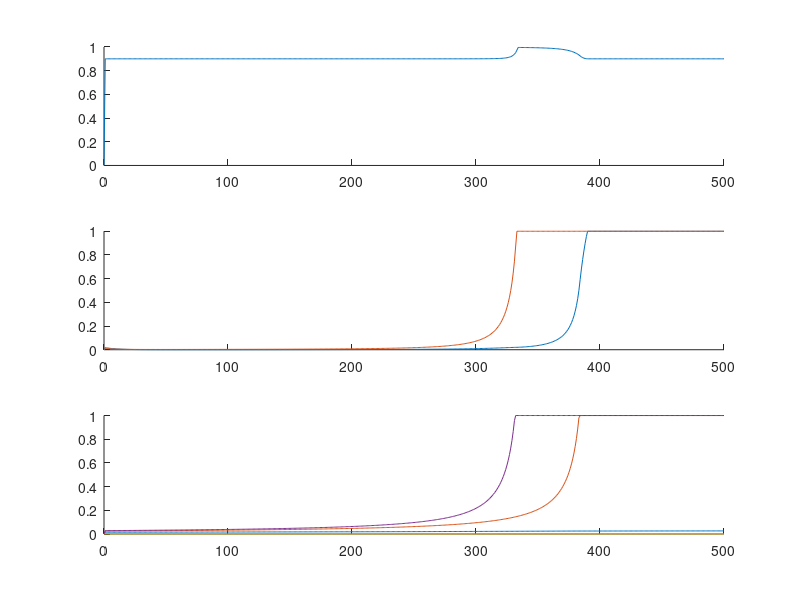

Source code (MATLAB):


% layers
l3 = 0;
l2 = [0 0];
l1 = [0 0 0 0];

l3 = 0.04 * rand();
l2 = 0.04 * rand(1, 2);
l1 = 0.04 * rand(1, 4);

% weights
w3 = 1;
w2 = [1 -1];
w1 = [1 -1 1 -1];

% prior
pr = 0;
%pr = 1;

% sensory input drive
%y0 = [1 0 0 0];
y0 = [0 0 0 0];

% brain state
%a = [1, 0.1, 0.1];   % alpha
%b = [1, 1, 1];       % lambda
a = [0.001, 0.1, 1];
b = [1, 1, 0.1];

% data range
dt = 1;
tau = 1.0;
r = 1:500;

% y
u31 = r;
u21 = r;
u22 = r;
u11 = r;
u12 = r;
u13 = r;
u14 = r;

% b
b31 = r;
b21 = r;
b22 = r;
b11 = r;
b12 = r;
b13 = r;
b14 = r;

% loop for time
for time = r
    % Energy function

    % Layer 1
    w0 = [1 1 1 1];
    Z1 = (y0 .* w0).^2;

    A1 = sum((l1 - Z1).^2);
    B1 = sum((l1 - pr).^2);
    E1 = a(1) * (b(1) * A1 + (1 - b(1)) * B1);


    % Layer 2

    Z2 = zeros(1, 2);
    Z2(1) = (l1(1) * w1(1) + l1(2) * w1(2))^2;
    Z2(2) = (l1(3) * w1(3) + l1(4) * w1(4))^2;

    A2 = sum((l2 - Z2).^2);
    B2 = sum((l2 - pr).^2);
    E2 = a(2) * (b(2) * A2 + (1 - b(2)) * B2);

    % Layer 3

    Z3 = (l2(1) * w2(1) + l2(2) * w2(2))^2;

    A3 = sum((l3 - Z3).^2);
    B3 = sum((l3 - pr).^2);
    E3 = a(3) * (b(3) * A3 + (1 - b(2)) * B3);

    E = [E1 E2 E3];
    %l1
    sum(E)

    %l3 = 

    %dEdZ ?
    %dZdy ?
    %dEdZ 
    %dZdy 

    % n = 6;
    % D = [0:2^n-1]';
    % B = rem(floor(D*pow2(-(n-1):0)),2);

    % dydt in the Energy function [2]

    % l1
    v2 = [0 0];
    v2(1) = w1(1) * l1(1) + w1(2) * l1(2);
    v2(2) = w1(3) * l1(3) + w1(4) * l1(4);
    
    f = l1 - Z1;
    
    % feed back drive
    zz1 = [0 0 0 0];
%     zz1(1) = (l2(1) - Z2(1))  .* v2(1) .* w1(1);
%     zz1(2) = (l2(1) - Z2(1))  .* v2(1) .* w1(2);
%     zz1(3) = (l2(2) - Z2(2))  .* v2(2) .* w1(3);
%     zz1(4) = (l2(2) - Z2(2))  .* v2(2) .* w1(4);
    v1 = l1;
    %v1 = y0;
    beta1 = 1.0 * [1 1 1 1];
    sigma1 = 0.81;
    zz1(1) = v1(1)^2 / (beta1(2) * v1(2)^2 + sigma1);
    zz1(2) = v1(2)^2 / (beta1(1) * v1(1)^2 + sigma1);
    zz1(3) = v1(3)^2 / (beta1(4) * v1(4)^2 + sigma1);
    zz1(4) = v1(4)^2 / (beta1(3) * v1(3)^2 + sigma1);
    
    % prior drive
    p = l1 - [pr pr pr pr]; 
    
    dy1dt = ...
        -a(1) * b(1) * f(1) + ...
        a(2) * b(2) * zz1(1) - ...
        a(1) * (1 - b(1)) * p(1);

    dy2dt = ...
        -a(1) * b(1) * f(2) + ...
        a(2) * b(2) * zz1(2) - ...
        a(1) * (1 - b(1)) * p(2);
    
    dy3dt = ...
        -a(1) * b(1) * f(3) + ...
        a(2) * b(2) * zz1(3) - ...
        a(1) * (1 - b(1)) * p(3);
    
    dy4dt = ...
        -a(1) * b(1) * f(4) + ...
        a(2) * b(2) * zz1(4) - ...
        a(1) * (1 - b(1)) * p(4);
    
    l1 = l1 + tau * dt * [dy1dt dy2dt dy3dt dy4dt];
    l1 = min(max(l1, 0), 1);
    
    u11(time) = l1(1);
    u12(time) = l1(2);
    u13(time) = l1(3);
    u14(time) = l1(4);
    
    b11(time) = zz1(1);
    b12(time) = zz1(2);
    b13(time) = zz1(3);
    b14(time) = zz1(4);
    
    
    % l2
    v3 = w2(1) * l2(1) + w2(2) * l2(2);
    
    f = l2 - Z2;
    
    % feed back drive
    zz2 = [0 0];
%     zz2(1) = (l3 - Z3) .* v3 .* w2(1);
%     zz2(2) = (l3 - Z3) .* v3 .* w2(2);
    beta2 = [1 1];
    sigma2 = 0.81;
    zz2(1) = v2(1)^2 / (beta2(2) * v2(2)^2 + sigma2);
    zz2(2) = v2(2)^2 / (beta2(1) * v2(1)^2 + sigma2);
    
    % prior drive
    p = l2 - [pr pr]; 
    
    dy1dt = ...
        -a(2) * b(2) * f(1) + ...
        a(3) * b(3) * zz2(1) - ...
        a(2) * (1 - b(2)) * p(1);

    dy2dt = ...
        -a(2) * b(2) * f(2) + ...
        a(3) * b(3) * zz2(2) - ...
        a(2) * (1 - b(2)) * p(2);
    
    l2 = l2 + tau * dt * [dy1dt dy2dt];
    l2 = min(max(l2, 0), 1);
    
    u21(time) = l2(1);
    u22(time) = l2(2);
    
    b21(time) = zz2(1);
    b22(time) = zz2(2);
    
    % l3
    
    f = l3 - Z3;
    
    %zz3 = (l3 - Z3) .* v3 .* w2(1);
    %zz3 = 1;
    zz3 = 0;
    
    dydt = ...
        -a(3) * b(3) * f + ...
        0 - ...
        a(3) * (1 - b(3)) * (l3 - 1); % pr = 1
    
    l3 = l3 + tau * dt * dydt;
    l3 = min(max(l3, 0), 1);
    %l3
    
    u31(time) = l3;
    b31(time) = zz3;
    
end

% y-value of all neurons
figure

subplot(3,1,1)
hold on
plot([0 r], [0 u31]);

subplot(3,1,2)
hold on
plot([0 r], [0 u21]);
plot([0 r], [0 u22]);

subplot(3,1,3)
hold on
plot([0 r], [0 u11]);
plot([0 r], [0 u12]);
plot([0 r], [0 u13]);
plot([0 r], [0 u14]);

% b-value (feedback drive)
% figure
% 
% subplot(3,1,1)
% hold on
% plot(r, b31);
% 
% subplot(3,1,2)
% hold on
% plot(r, b21);
% plot(r, b22);
% 
% subplot(3,1,3)
% hold on
% plot(r, b11);
% plot(r, b12);
% plot(r, b13);
% plot(r, b14);

% (f)

